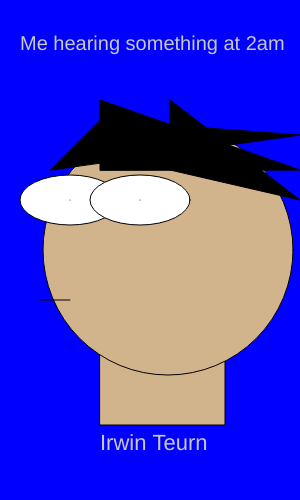
Frame 1 (no input)
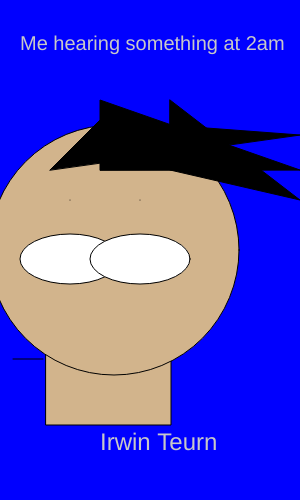
Frame 60 (no input)
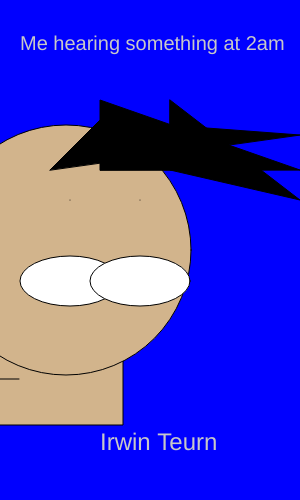
Frame 120 (the mouse pressed at the canvas centre since frame 60)

The p5.js sketch that drew these frames (run headless with seeded random() and noise() and a simulated clock; from frame 60 on, the mouse is pressed at the canvas centre):

// p5.js sketch
// ── sketch.js

  var x = 100; 
  var y = 200;
  var movement = 1; 
  var ymovement = 1;
  
  var lineX = 70;
  var lineY = 300;

  var size = 22;
  var downsize = 2;
  var count = 0;
  

  function setup() {
    createCanvas(300, 500);
    background(0, 0, 255);

    movement = floor(random() * 5)
    ymovement = floor(random() * 5)


  }
    
  function draw() {
    background(0, 0, 255); 
  
   
    fill(210, 180, 140);
    square(x, 300, 125);
    x += movement;
  
    if (x >= 200 || x <= 0) {
      movement *= -1;
    }
 
    fill(210, 180, 140);
    circle(x + 65, 250, 250); 
   x += movement;
  
    if (x >= 200 || x <= 0) {
      movement *= -1;
    }
   

    fill(300);
    ellipse(70, y, 100, 50);
    ellipse(140, y, 100, 50);
    y += ymovement;
  
    if (y >= 300|| y <= 50 ) {
      ymovement *= -1;
    }

    fill(0);
    triangle(100, 170, 100, 100, 300, 170);
    triangle(170, 170, 300, 200, 170, 100);
    triangle(50, 170, 100, 120, 300, 135);
    
    line(lineX, lineY, lineX - 30 , lineY);
    lineX += movement;
    lineY += ymovement;

    if(lineX <=0 || lineX >= width - 30) {
        movement *= -1;
    }

    if(lineY <=0 || lineY >= height) {
        ymovement *= -1;
    }
    
    point(70, 200);
    point(140, 200);
  
  
    fill(200);
    textSize(20);
    text('Me hearing something at 2am', 20, 50);
  
    fill(200);
    textSize(size);
    size+= downsize;
    count++;
    if(count > 5)
    {
        downsize *=-1;
        count = 0;
    }
    text('Irwin Teurn', 100, 450);
  }
